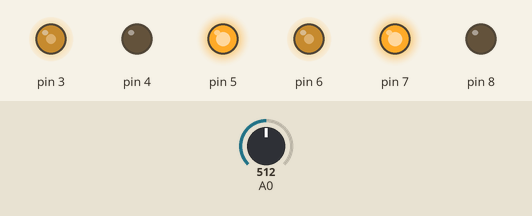
Simulated run of this sketch. Board: Arduino Uno, built with avr-gcc and run on an emulated ATmega328P. Shown: output pins drawn as LEDs (lit = HIGH). The test bench sets the inputs (shaded band); at power-on: A0 = 512.

Above: at 1.2 s.
1.3 s: A0 set to 716
At 2.4 s:
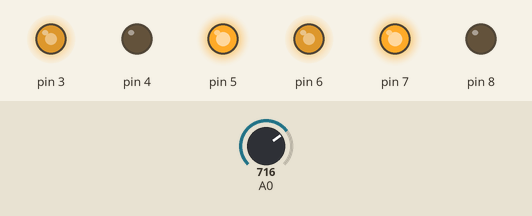
2.8 s: A0 set to 900
At 3.5 s:
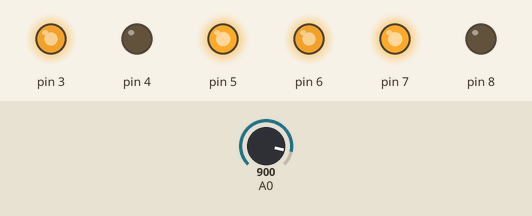
4.3 s: A0 set to 122
At 4.7 s:
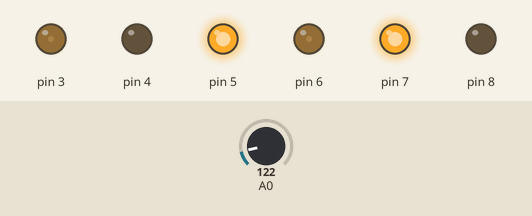
5.8 s: A0 set to 0
At 7.0 s:
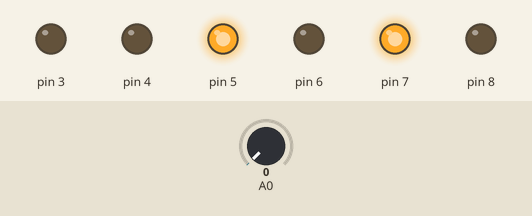
Timing chart, 0 to 8.3 s (numbered marks = the images above; inputs shaded):
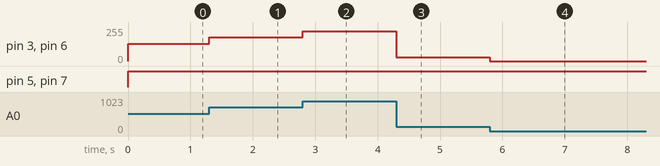

The sketch:

P5_E3.ino
```cpp
void setup() {
  pinMode(5,OUTPUT); //
  pinMode(4,OUTPUT); //
  pinMode(3,OUTPUT);  //
  pinMode(6,OUTPUT); //11 A 6
  pinMode(7,OUTPUT);
  pinMode(8,OUTPUT); //
}

void loop() {
  int p = analogRead(A0);

  analogWrite(6,p/4); // HABILITA MOTOR 1
  digitalWrite(7,HIGH);
  digitalWrite(8,LOW);  //DA EL SENTIDO

  analogWrite(3,p/4); //HABILITA MOTOR 2
  digitalWrite(4,LOW);  //
  digitalWrite(5,HIGH); //

}
```

Measured:
- after the input at 1.3 s, pin 3, pin 6: 128/255 → 179/255 at once
- after the input at 2.8 s, pin 3, pin 6: 179/255 → 225/255 at once
- after the input at 4.3 s, pin 3, pin 6: 225/255 → 30/255 at once
- after the input at 5.8 s, pin 3, pin 6: 30/255 → 0/255 at once
